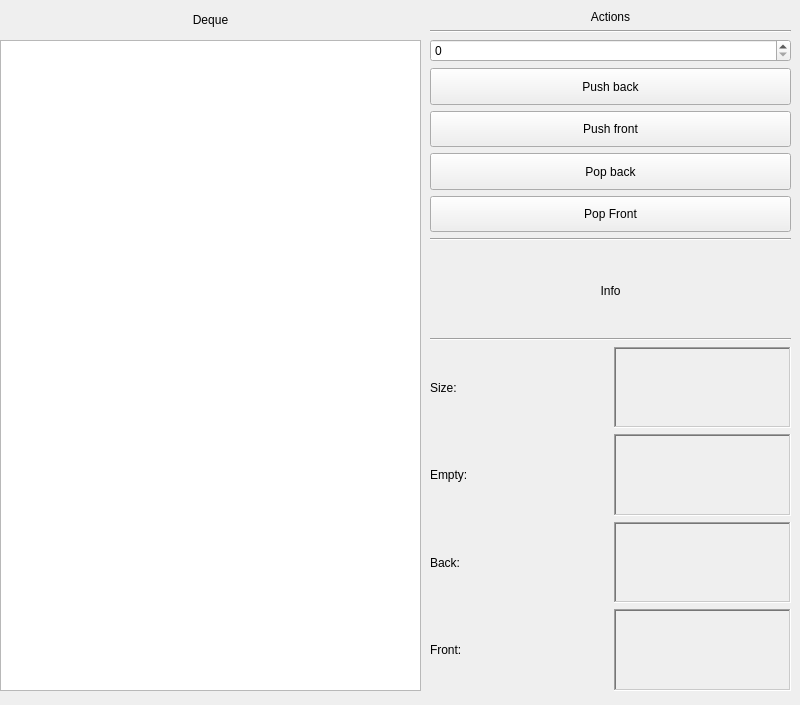
<?xml version="1.0" encoding="UTF-8"?>
<ui version="4.0">
 <class>MainWindow</class>
 <widget class="QMainWindow" name="MainWindow">
  <property name="geometry">
   <rect>
    <x>0</x>
    <y>0</y>
    <width>800</width>
    <height>705</height>
   </rect>
  </property>
  <property name="windowTitle">
   <string>MainWindow</string>
  </property>
  <widget class="QWidget" name="centralwidget">
   <widget class="QListWidget" name="list">
    <property name="geometry">
     <rect>
      <x>0</x>
      <y>40</y>
      <width>421</width>
      <height>651</height>
     </rect>
    </property>
   </widget>
   <widget class="QLabel" name="label">
    <property name="geometry">
     <rect>
      <x>0</x>
      <y>10</y>
      <width>421</width>
      <height>20</height>
     </rect>
    </property>
    <property name="text">
     <string>Deque</string>
    </property>
    <property name="alignment">
     <set>Qt::AlignCenter</set>
    </property>
   </widget>
   <widget class="QWidget" name="verticalLayoutWidget">
    <property name="geometry">
     <rect>
      <x>430</x>
      <y>10</y>
      <width>361</width>
      <height>231</height>
     </rect>
    </property>
    <layout class="QVBoxLayout" name="verticalLayout_2">
     <item>
      <widget class="QLabel" name="label_2">
       <property name="text">
        <string>Actions</string>
       </property>
       <property name="alignment">
        <set>Qt::AlignCenter</set>
       </property>
      </widget>
     </item>
     <item>
      <widget class="Line" name="line">
       <property name="orientation">
        <enum>Qt::Horizontal</enum>
       </property>
      </widget>
     </item>
     <item>
      <widget class="QSpinBox" name="itemBox"/>
     </item>
     <item>
      <widget class="QPushButton" name="pushBackBtn">
       <property name="sizePolicy">
        <sizepolicy hsizetype="Minimum" vsizetype="Expanding">
         <horstretch>0</horstretch>
         <verstretch>0</verstretch>
        </sizepolicy>
       </property>
       <property name="text">
        <string>Push back</string>
       </property>
      </widget>
     </item>
     <item>
      <widget class="QPushButton" name="pushFrontBtn">
       <property name="sizePolicy">
        <sizepolicy hsizetype="Minimum" vsizetype="Expanding">
         <horstretch>0</horstretch>
         <verstretch>0</verstretch>
        </sizepolicy>
       </property>
       <property name="text">
        <string>Push front</string>
       </property>
      </widget>
     </item>
     <item>
      <widget class="QPushButton" name="popBackBtn">
       <property name="sizePolicy">
        <sizepolicy hsizetype="Minimum" vsizetype="Expanding">
         <horstretch>0</horstretch>
         <verstretch>0</verstretch>
        </sizepolicy>
       </property>
       <property name="text">
        <string>Pop back</string>
       </property>
      </widget>
     </item>
     <item>
      <widget class="QPushButton" name="popFrontBtn">
       <property name="sizePolicy">
        <sizepolicy hsizetype="Minimum" vsizetype="Expanding">
         <horstretch>0</horstretch>
         <verstretch>0</verstretch>
        </sizepolicy>
       </property>
       <property name="text">
        <string>Pop Front</string>
       </property>
      </widget>
     </item>
     <item>
      <widget class="Line" name="line_5">
       <property name="orientation">
        <enum>Qt::Horizontal</enum>
       </property>
      </widget>
     </item>
    </layout>
   </widget>
   <widget class="QWidget" name="gridLayoutWidget">
    <property name="geometry">
     <rect>
      <x>430</x>
      <y>250</y>
      <width>361</width>
      <height>441</height>
     </rect>
    </property>
    <layout class="QGridLayout" name="gridLayout">
     <item row="4" column="0">
      <widget class="QLabel" name="label_7">
       <property name="text">
        <string>Back:</string>
       </property>
      </widget>
     </item>
     <item row="4" column="1">
      <widget class="QLabel" name="backLbl">
       <property name="frameShape">
        <enum>QFrame::WinPanel</enum>
       </property>
       <property name="frameShadow">
        <enum>QFrame::Sunken</enum>
       </property>
       <property name="text">
        <string/>
       </property>
      </widget>
     </item>
     <item row="3" column="1">
      <widget class="QLabel" name="emptyLbl">
       <property name="frameShape">
        <enum>QFrame::WinPanel</enum>
       </property>
       <property name="frameShadow">
        <enum>QFrame::Sunken</enum>
       </property>
       <property name="text">
        <string/>
       </property>
      </widget>
     </item>
     <item row="3" column="0">
      <widget class="QLabel" name="label_6">
       <property name="text">
        <string>Empty:</string>
       </property>
      </widget>
     </item>
     <item row="0" column="0" colspan="2">
      <widget class="QLabel" name="label_4">
       <property name="text">
        <string>Info</string>
       </property>
       <property name="alignment">
        <set>Qt::AlignCenter</set>
       </property>
      </widget>
     </item>
     <item row="5" column="1">
      <widget class="QLabel" name="frontLbl">
       <property name="frameShape">
        <enum>QFrame::WinPanel</enum>
       </property>
       <property name="frameShadow">
        <enum>QFrame::Sunken</enum>
       </property>
       <property name="text">
        <string/>
       </property>
      </widget>
     </item>
     <item row="2" column="0">
      <widget class="QLabel" name="label_5">
       <property name="text">
        <string>Size:</string>
       </property>
      </widget>
     </item>
     <item row="5" column="0">
      <widget class="QLabel" name="label_8">
       <property name="text">
        <string>Front:</string>
       </property>
      </widget>
     </item>
     <item row="2" column="1">
      <widget class="QLabel" name="sizeLbl">
       <property name="frameShape">
        <enum>QFrame::WinPanel</enum>
       </property>
       <property name="frameShadow">
        <enum>QFrame::Sunken</enum>
       </property>
       <property name="text">
        <string/>
       </property>
      </widget>
     </item>
     <item row="1" column="0" colspan="2">
      <widget class="Line" name="line_4">
       <property name="orientation">
        <enum>Qt::Horizontal</enum>
       </property>
      </widget>
     </item>
    </layout>
   </widget>
  </widget>
 </widget>
 <resources/>
 <connections/>
</ui>
